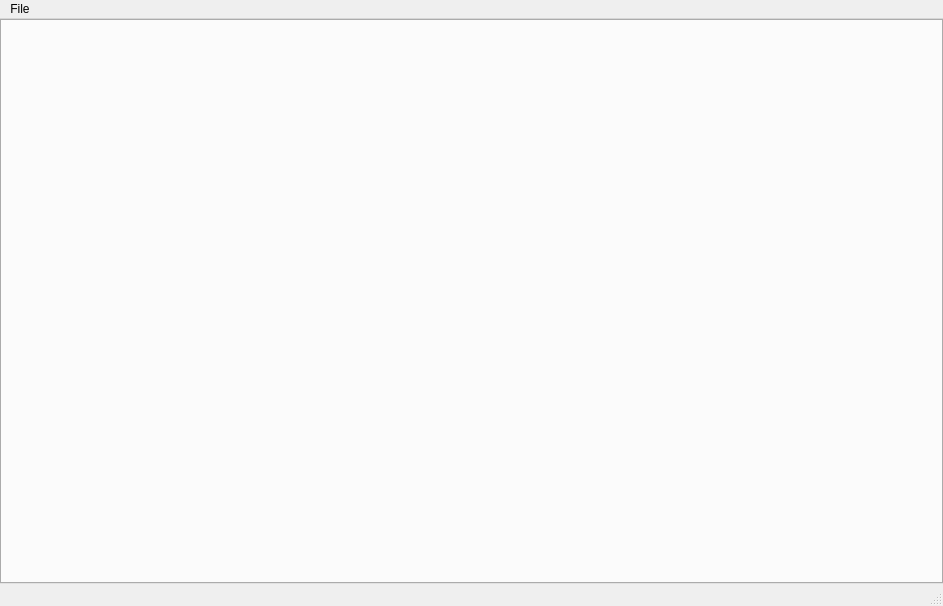
<?xml version="1.0" encoding="UTF-8"?>
<ui version="4.0">
 <class>MainWindow</class>
 <widget class="QMainWindow" name="MainWindow">
  <property name="geometry">
   <rect>
    <x>0</x>
    <y>0</y>
    <width>943</width>
    <height>606</height>
   </rect>
  </property>
  <property name="windowTitle">
   <string>MainWindow</string>
  </property>
  <widget class="QWidget" name="centralwidget">
   <layout class="QVBoxLayout" name="verticalLayout">
    <property name="spacing">
     <number>0</number>
    </property>
    <property name="leftMargin">
     <number>0</number>
    </property>
    <property name="topMargin">
     <number>0</number>
    </property>
    <property name="rightMargin">
     <number>0</number>
    </property>
    <property name="bottomMargin">
     <number>0</number>
    </property>
    <item>
     <widget class="QTabWidget" name="tabs">
      <property name="tabPosition">
       <enum>QTabWidget::East</enum>
      </property>
     </widget>
    </item>
   </layout>
  </widget>
  <widget class="QMenuBar" name="menubar">
   <property name="geometry">
    <rect>
     <x>0</x>
     <y>0</y>
     <width>943</width>
     <height>21</height>
    </rect>
   </property>
   <widget class="QMenu" name="menuFile">
    <property name="title">
     <string>File</string>
    </property>
   </widget>
   <addaction name="menuFile"/>
  </widget>
  <widget class="QStatusBar" name="statusbar"/>
 </widget>
 <resources/>
 <connections/>
</ui>
